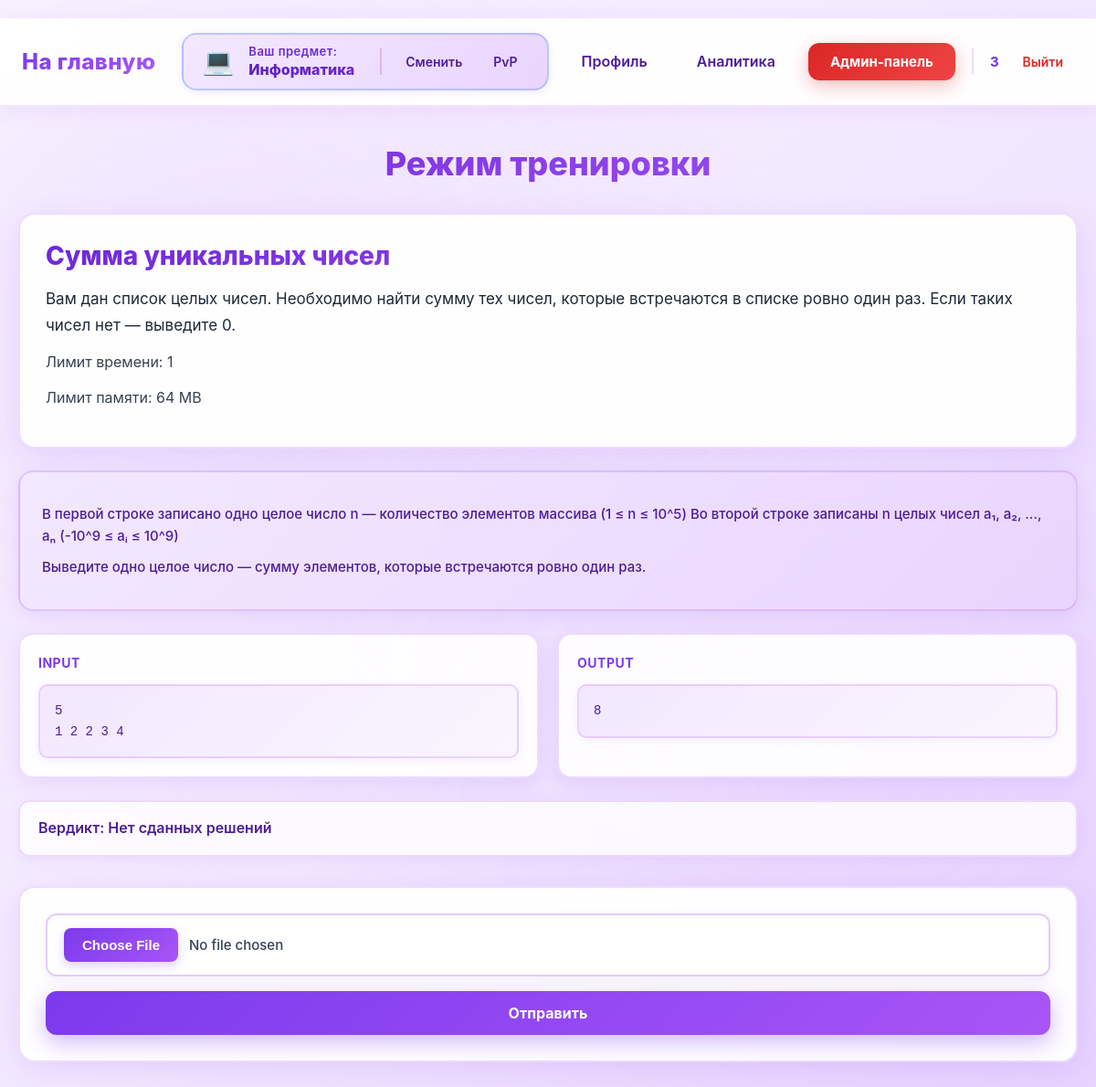
Page /информатика/task/1 (signed in) on the committed database.
### data/tasks.py (models this page shows)
class Tasks(SqlAlchemyBase):
    __tablename__ = 'tasks'
    id = sqlalchemy.Column(sqlalchemy.Integer,
                           primary_key=True, autoincrement=True)
    subject = sqlalchemy.Column(sqlalchemy.Text, nullable=True)
    title = sqlalchemy.Column(sqlalchemy.Text, nullable=True)
    statement = sqlalchemy.Column(sqlalchemy.Text, nullable=True)
    input_format = sqlalchemy.Column(sqlalchemy.Text, nullable=True)
    output_format = sqlalchemy.Column(sqlalchemy.Text, nullable=True)
    memory_limit = sqlalchemy.Column(sqlalchemy.Integer, nullable=True)
    time_limit = sqlalchemy.Column(sqlalchemy.Integer, nullable=True)
    difficulty = sqlalchemy.Column(sqlalchemy.Text, nullable=True)
    created_at = sqlalchemy.Column(sqlalchemy.DateTime,
                                     default=datetime.datetime.now)
    task_tests = orm.relationship("TaskTest", back_populates='tasks')
    submissions = orm.relationship("Submissions", back_populates="tasks")
    theme = sqlalchemy.Column(sqlalchemy.Text, nullable=True)

### data/users.py (models this page shows, shortened)
class User(SqlAlchemyBase, UserMixin):
    __tablename__ = 'users'
    id = sqlalchemy.Column(sqlalchemy.Integer,
                           primary_key=True, autoincrement=True)
    name = sqlalchemy.Column(sqlalchemy.String, nullable=True)
    email = sqlalchemy.Column(sqlalchemy.String,
                              index=True, unique=True, nullable=True)
    hashed_password = sqlalchemy.Column(sqlalchemy.String, nullable=True)
    elo_rating = sqlalchemy.Column(sqlalchemy.Float, default=1000)
    admin = sqlalchemy.Column(sqlalchemy.Boolean, default=0)
    ban = sqlalchemy.Column(sqlalchemy.Boolean, default=0)
    created_date = sqlalchemy.Column(sqlalchemy.DateTime,
                                     default=datetime.datetime.now)
    submissions = orm.relationship("Submissions", back_populates="user")

### data/task_tests.py (models this page shows)
class TaskTest(SqlAlchemyBase):
    __tablename__ = 'task_tests'
    id = sqlalchemy.Column(sqlalchemy.Integer,
                           primary_key=True, autoincrement=True)
    task_id = sqlalchemy.Column(sqlalchemy.Integer,
                                sqlalchemy.ForeignKey("tasks.id"))
    input_data = sqlalchemy.Column(sqlalchemy.Text, nullable=True)
    output = sqlalchemy.Column(sqlalchemy.Text, nullable=True)
    tasks = orm.relationship("Tasks", back_populates='task_tests')

### main.py (the view, shortened to what this page needs)
@app.route('/<subject>/task/<int:task_id>', methods=["GET", "POST"])
@login_required
@user_ban
def training(subject, task_id):
    db_sess = db_session.create_session()
    task = db_sess.get(Tasks, task_id)
    task_test = db_sess.query(TaskTest).filter(TaskTest.task_id == task.id).all()
    submission = db_sess.query(Submissions).filter(Submissions.task_id == task.id).all()
    submission_id = len(submission) + 1
    if subject == 'информатика':
        last_submission = db_sess.query(Submissions).filter(Submissions.user_id == current_user.id,
                                                            Submissions.task_id == task_id).all()
        if last_submission:
            result = last_submission[-1]
            verdict = result.verdict
            test_passed = result.total_tests
        else:
            verdict = "Нет сданных решений"
            test_passed = None
        return render_template('training.html', task=task, test=task_test[0], verdict=verdict, test_passed=test_passed, subject=subject)

### data/db_session.py (called while the page is built)
def create_session() -> Session:
    global __factory
    return __factory()

### main.py (called while the page is built)
@login_manager.user_loader
def load_user(user_id):
    db_sess = db_session.create_session()
    return db_sess.get(User, user_id)

def user_ban(func):
    @wraps(func)
    def wrapper(*args, **kwargs):
        if current_user.ban:
            abort(403)
        return func(*args, **kwargs)
    return wrapper

### templates/training.html (shortened to what this page needs)
{% extends "base.html" %}
{% block styles %}
<link rel="stylesheet" href="{{ url_for('static', filename='train.css') }}">
{% endblock %}
{% block content %}
<h1>Режим тренировки</h1>
<div class="condition">
    <h2>{{ task.title }}</h2>
    <p>{{ task.statement }}</p>
    <p>Лимит времени: {{ task.time_limit }}</p>
    <p>Лимит памяти: {{ task.memory_limit }}</p>
</div>
<div class="Input">
    <p>{{ task.input_format }}</p>
    <p>{{ task.output_format }}</p>
</div>
<div class="examples">
    <div class="example">
        <p><strong>Input</strong></p>
        <pre>{{ test.input_data }}</pre>
    </div>
    <div class="example">
        <p><strong>Output</strong></p>
        <pre>{{ test.output }}</pre>
    </div>
</div>
<p>Вердикт: {{ verdict }}</p>
<div class="task">
    <form class="send" method="post" enctype="multipart/form-data" id="uploadForm">
        <input type="file" accept=".py" name="file" id="pythonFile" required />
        <button type="submit" id="submitBtn">Отправить</button>
    </form>
</div>
{% endblock %}

### templates/base.html (shortened to what this page needs)
﻿<!doctype html>
<html lang="ru">
<head>
    <link rel="stylesheet" href="{{ url_for('static', filename='base.css') }}">
    {% block styles %}{% endblock %}
</head>
<body>
<header class="site-header">
    <nav class="navbar">
        <div class="nav-left">
            {% if session.get('subject') and session.get('subject') != 'subject' %}
            <a class="logo" href="/{{ session.get('subject') }}/">На главную</a>
            {% else %}
            <a class="logo" href="/">На главную</a>
            {% endif %}
        </div>
        <div class="nav-right">
            {% if current_user.is_authenticated %}
                {% if subject != 'subject' and subject != None %}
                <div class="subject-info" data-subject="{{ subject }}">
                    <div class="subject-icon"></div>
                    <div class="subject-info-content">
                        <div class="subject-label">Ваш предмет:</div>
                        <div class="subject-name">{{ subject|capitalize }}</div>
                    </div>
                    <div class="subject-actions">
                        <a class="nav-link" href="/subject/choice">Сменить</a>
                        <a class="nav-link" href="/{{ subject }}/pvp">PvP</a>
                    </div>
                </div>
                {% endif %}
                <a class="nav-link" href="/profile">Профиль</a>
                <a class="nav-link" href="/analytics">Аналитика</a>
                {% if current_user.admin %}
                    <a class="btn btn-admin" href="/admin">Админ-панель</a>
                {% endif %}
                <div class="user-menu">
                    <span class="username">{{ current_user.name }}</span>
                    <a class="logout" href="/logout">Выйти</a>
                </div>
            {% else %}
                <a class="btn btn-outline" href="/login">Войти</a>
                <a class="btn btn-primary" href="/register">Регистрация</a>
            {% endif %}
        </div>
    </nav>
</header>
<main class="page-content">
    {% block content %}{% endblock %}
</main>
</body>
</html>

### static/train.css (style rules this page uses)
h1 { font-size: 36px; font-weight: 800; text-align: center; margin: 0 0 32px 0; background: linear-gradient(135deg, #6d28d9, #a855f7); -webkit-background-clip: text; -webkit-text-fill-color: transparent; background-clip: text; }
.condition { background: rgba(255, 255, 255, 0.95); backdrop-filter: blur(20px); border: 2px solid rgba(168, 85, 247, 0.2); border-radius: 18px; padding: 28px; margin-bottom: 24px; box-shadow: 0 8px 32px rgba(124, 58, 237, 0.12); transition: all 0.3s ease; }
.condition h2 { font-size: 28px; font-weight: 800; color: #5b21b6; margin: 0 0 16px 0; background: linear-gradient(135deg, #6d28d9, #a855f7); -webkit-background-clip: text; -webkit-text-fill-color: transparent; background-clip: text; }
.condition p { color: #374151; font-size: 16px; line-height: 1.7; margin: 12px 0; }
.condition p:first-of-type { font-size: 17px; color: #1f2937; }
.Input { background: linear-gradient(135deg, #f3e8ff, #e9d5ff); border: 2px solid rgba(168, 85, 247, 0.25); border-radius: 16px; padding: 24px; margin-bottom: 24px; box-shadow: 0 6px 20px rgba(124, 58, 237, 0.1); }
.Input p { color: #4c1d95; font-size: 15px; line-height: 1.6; margin: 10px 0; font-weight: 500; }
.examples { display: grid; grid-template-columns: repeat(auto-fit, minmax(300px, 1fr)); gap: 20px; margin-bottom: 24px; }
.example { background: rgba(255, 255, 255, 0.9); backdrop-filter: blur(20px); border: 2px solid rgba(168, 85, 247, 0.2); border-radius: 16px; padding: 20px; box-shadow: 0 6px 20px rgba(124, 58, 237, 0.1); transition: all 0.3s ease; }
.example p { font-size: 14px; font-weight: 700; color: #7c3aed; text-transform: uppercase; letter-spacing: 0.5px; margin: 0 0 12px 0; }
.example pre { background: linear-gradient(135deg, #f3e8ff, #faf5ff); color: #4c1d95; padding: 16px; border-radius: 10px; overflow-x: auto; font-family: 'Consolas', 'Monaco', 'Courier New', monospace; font-size: 14px; line-height: 1.6; margin: 0; border: 2px solid rgba(168, 85, 247, 0.2); box-shadow: 0 2px 8px rgba(124, 58, 237, 0.08); }
body > p, .page-content > p { background: rgba(255, 255, 255, 0.8); border: 2px solid rgba(168, 85, 247, 0.2); border-radius: 12px; padding: 16px 20px; margin: 16px 0; font-size: 16px; font-weight: 600; color: #4c1d95; box-shadow: 0 4px 15px rgba(124, 58, 237, 0.08); }
.task { background: rgba(255, 255, 255, 0.95); backdrop-filter: blur(20px); border: 2px solid rgba(168, 85, 247, 0.2); border-radius: 18px; padding: 28px; margin-top: 32px; box-shadow: 0 8px 32px rgba(124, 58, 237, 0.12); }
.send { display: flex; flex-direction: column; gap: 16px; align-items: stretch; }
input[type="file"] { padding: 14px 18px; border: 2px solid rgba(168, 85, 247, 0.3); border-radius: 12px; background: #ffffff; color: #374151; font-size: 15px; font-weight: 500; cursor: pointer; transition: all 0.3s ease; box-shadow: 0 4px 12px rgba(124, 58, 237, 0.08); }
.send button[type="submit"] { background: linear-gradient(135deg, #7c3aed, #a855f7); color: #ffffff !important; font-size: 16px; font-weight: 700; padding: 14px 32px; border: none; border-radius: 12px; cursor: pointer; box-shadow: 0 8px 25px rgba(124, 58, 237, 0.35); transition: all 0.3s cubic-bezier(0.4, 0, 0.2, 1); position: relative; overflow: hidden; }
.send button[type="submit"]::before { content: ''; position: absolute; top: 50%; left: 50%; width: 0; height: 0; border-radius: 50%; background: rgba(255, 255, 255, 0.2); transform: translate(-50%, -50%); transition: width 0.6s ease, height 0.6s ease; }
.condition, .Input, .examples, .task { animation: fadeIn 0.5s ease-out; }
.condition { animation-delay: 0.1s; }
.Input { animation-delay: 0.2s; }
.examples { animation-delay: 0.3s; }
.task { animation-delay: 0.4s; }

### rows in the picture
Tasks: subject "Информатика", title "Сумма уникальных чисел", statement "Вам дан список целых чисел. Необходимо найти сумму тех чисел, которые встречаются в списке ровно один раз. Если таких чисел нет — выведите 0.", time_limit "1", memory_limit "64 MB", input_format "В первой строке записано одно целое число n — количество элементов массива (1 ≤ n ≤ 10^5) Во второй строке записаны n целых чисел a₁, a₂, ..., aₙ (-10^9 ≤ aᵢ ≤ 10^9)", output_format "Выведите одно целое число — сумму элементов, которые встречаются ровно один раз."
User: name "3"
TaskTest: input_data "5 1 2 2 3 4", output "8"

### other values in the picture
{{ verdict }} "Нет сданных решений"
